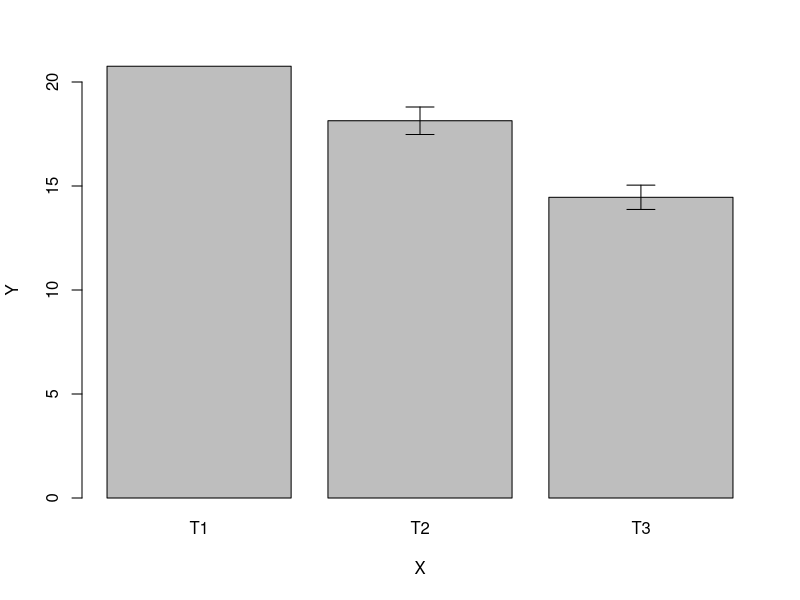
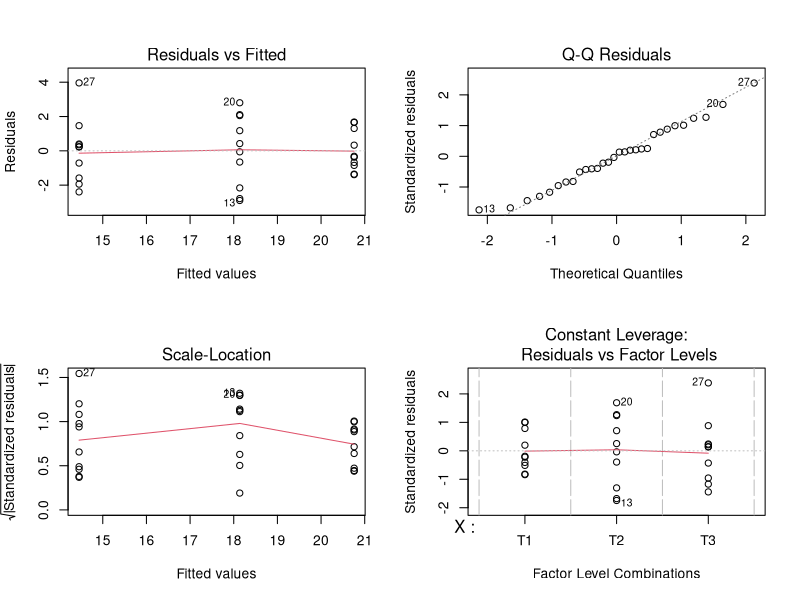

These charts were generated, in order, by the following R code:
# CREDITOS: Amanda Munari Guimarães
#-------------------------------------------------------------------------------
# LIMPAR MEMORIA

rm(list=ls(all=TRUE))
#-------------------------------------------------------------------------------



#                  Valores - Exemplo aleatório

Y <- c(rnorm(10,21,1),rnorm(10,17,2),rnorm(10,15,2)) # Variável resposta
X <- rep(c("T1","T2","T3"),each=10)  # Variável explicativa (categórica)

dados <- data.frame(Y,X)
dados

#-------------------------------------------------------------------------------
#                               TESTE ANOVA
#-------------------------------------------------------------------------------
modelo.anova <- lm(Y ~ X, data= dados)
summary(modelo.anova)

anova(modelo.anova)
modelo.anova2 <- aov(Y ~ X, data= dados)

# Calculando media e erro
medias <- with(dados,tapply(Y,X,mean))
erro <- with(dados,tapply(Y,X,function(x) sqrt(var(x)/length(x))))

x <- barplot(medias,beside=T,ylim=c(0,20),ylab="Y",xlab="X")
arrows(x0=x,y0=medias-erro,
       x1=x,y1=medias+erro,
       angle=90,length=0.14,code=3)

# teste Posthoc
TukeyHSD(modelo.anova2)

par(mfrow=c(2,2))
plot(modelo.anova)

